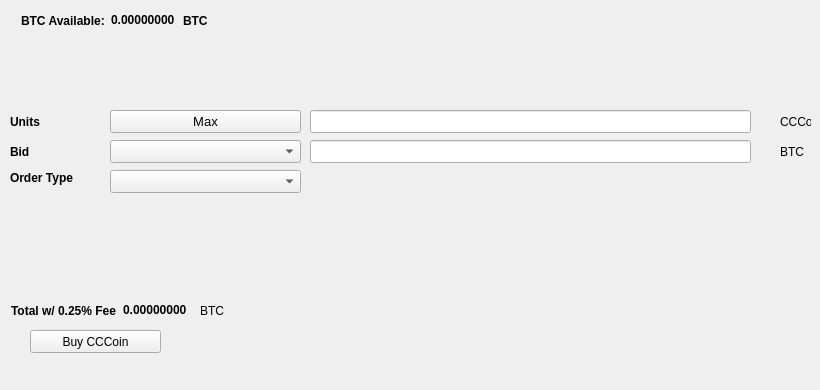
   <widget class="QWidget" name="BuyTab">
    <attribute name="title">
     <string>Buy</string>
    </attribute>
    <widget class="QPushButton" name="BuyCCCOIN">
     <property name="geometry">
      <rect>
       <x>30</x>
       <y>330</y>
       <width>131</width>
       <height>23</height>
      </rect>
     </property>
     <property name="text">
      <string>Buy CCCoin</string>
     </property>
     <property name="icon">
      <iconset resource="../cccoin.qrc">
       <normaloff>:/icons/bitcoin</normaloff>:/icons/bitcoin</iconset>
     </property>
    </widget>
    <widget class="QLabel" name="label_3">
     <property name="geometry">
      <rect>
       <x>10</x>
       <y>110</y>
       <width>46</width>
       <height>23</height>
      </rect>
     </property>
     <property name="font">
      <font>
       <weight>75</weight>
       <bold>true</bold>
      </font>
     </property>
     <property name="text">
      <string>Units</string>
     </property>
    </widget>
    <widget class="QLineEdit" name="UnitsInput">
     <property name="geometry">
      <rect>
       <x>310</x>
       <y>110</y>
       <width>441</width>
       <height>23</height>
      </rect>
     </property>
     <property name="font">
      <font>
       <pointsize>9</pointsize>
       <weight>75</weight>
       <bold>true</bold>
      </font>
     </property>
    </widget>
    <widget class="QLineEdit" name="BuyBidPriceEdit">
     <property name="geometry">
      <rect>
       <x>310</x>
       <y>140</y>
       <width>441</width>
       <height>23</height>
      </rect>
     </property>
     <property name="font">
      <font>
       <pointsize>9</pointsize>
       <weight>75</weight>
       <bold>true</bold>
      </font>
     </property>
    </widget>
    <widget class="QLabel" name="label_4">
     <property name="geometry">
      <rect>
       <x>780</x>
       <y>110</y>
       <width>31</width>
       <height>23</height>
      </rect>
     </property>
     <property name="text">
      <string>CCCoin</string>
     </property>
    </widget>
    <widget class="QLabel" name="label_5">
     <property name="geometry">
      <rect>
       <x>780</x>
       <y>140</y>
       <width>31</width>
       <height>23</height>
      </rect>
     </property>
     <property name="text">
      <string>BTC</string>
     </property>
    </widget>
    <widget class="QLabel" name="label_6">
     <property name="geometry">
      <rect>
       <x>10</x>
       <y>140</y>
       <width>46</width>
       <height>23</height>
      </rect>
     </property>
     <property name="font">
      <font>
       <weight>75</weight>
       <bold>true</bold>
      </font>
     </property>
     <property name="text">
      <string>Bid</string>
     </property>
    </widget>
    <widget class="QLabel" name="label_7">
     <property name="geometry">
      <rect>
       <x>10</x>
       <y>170</y>
       <width>91</width>
       <height>16</height>
      </rect>
     </property>
     <property name="font">
      <font>
       <weight>75</weight>
       <bold>true</bold>
      </font>
     </property>
     <property name="text">
      <string>Order Type</string>
     </property>
    </widget>
    <widget class="QPushButton" name="Buy_Max_Amount">
     <property name="geometry">
      <rect>
       <x>110</x>
       <y>110</y>
       <width>191</width>
       <height>23</height>
      </rect>
     </property>
     <property name="font">
      <font>
       <pointsize>10</pointsize>
      </font>
     </property>
     <property name="text">
      <string>Max</string>
     </property>
    </widget>
    <widget class="QComboBox" name="BuyBidcomboBox">
     <property name="geometry">
      <rect>
       <x>110</x>
       <y>140</y>
       <width>191</width>
       <height>23</height>
      </rect>
     </property>
     <property name="font">
      <font>
       <pointsize>10</pointsize>
      </font>
     </property>
    </widget>
    <widget class="QComboBox" name="buyOrdertypeCombo">
     <property name="geometry">
      <rect>
       <x>110</x>
       <y>170</y>
       <width>191</width>
       <height>23</height>
      </rect>
     </property>
     <property name="font">
      <font>
       <pointsize>10</pointsize>
      </font>
     </property>
    </widget>
    <widget class="QWidget" name="layoutWidget1">
     <property name="geometry">
      <rect>
       <x>21</x>
       <y>11</y>
       <width>227</width>
       <height>19</height>
      </rect>
     </property>
     <layout class="QHBoxLayout" name="horizontalLayout_3">
      <item>
       <widget class="QLabel" name="label232">
        <property name="font">
         <font>
          <weight>75</weight>
          <bold>true</bold>
         </font>
        </property>
        <property name="text">
         <string>BTC Available:</string>
        </property>
       </widget>
      </item>
      <item>
       <widget class="QLabel" name="BtcAvailableLbl">
        <property name="palette">
         <palette>
          <active>
           <colorrole role="WindowText">
            <brush brushstyle="SolidPattern">
             <color alpha="255">
              <red>0</red>
              <green>0</green>
              <blue>0</blue>
             </color>
            </brush>
           </colorrole>
           <colorrole role="Button">
            <brush brushstyle="SolidPattern">
             <color alpha="255">
              <red>0</red>
              <green>170</green>
              <blue>0</blue>
             </color>
            </brush>
           </colorrole>
           <colorrole role="Light">
            <brush brushstyle="SolidPattern">
             <color alpha="255">
              <red>0</red>
              <green>255</green>
              <blue>0</blue>
             </color>
            </brush>
           </colorrole>
           <colorrole role="Midlight">
            <brush brushstyle="SolidPattern">
             <color alpha="255">
              <red>0</red>
              <green>212</green>
              <blue>0</blue>
             </color>
            </brush>
           </colorrole>
           <colorrole role="Dark">
            <brush brushstyle="SolidPattern">
             <color alpha="255">
              <red>0</red>
              <green>85</green>
              <blue>0</blue>
             </color>
            </brush>
           </colorrole>
           <colorrole role="Mid">
            <brush brushstyle="SolidPattern">
             <color alpha="255">
              <red>0</red>
              <green>113</green>
              <blue>0</blue>
             </color>
            </brush>
           </colorrole>
           <colorrole role="Text">
            <brush brushstyle="SolidPattern">
             <color alpha="255">
              <red>0</red>
              <green>170</green>
              <blue>0</blue>
             </color>
            </brush>
           </colorrole>
           <colorrole role="BrightText">
            <brush brushstyle="SolidPattern">
             <color alpha="255">
              <red>255</red>
              <green>255</green>
              <blue>255</blue>
             </color>
            </brush>
           </colorrole>
           <colorrole role="ButtonText">
            <brush brushstyle="SolidPattern">
             <color alpha="255">
              <red>0</red>
              <green>0</green>
              <blue>0</blue>
             </color>
            </brush>
           </colorrole>
           <colorrole role="Base">
            <brush brushstyle="SolidPattern">
             <color alpha="255">
              <red>255</red>
              <green>255</green>
              <blue>255</blue>
             </color>
            </brush>
           </colorrole>
           <colorrole role="Window">
            <brush brushstyle="SolidPattern">
             <color alpha="255">
              <red>0</red>
              <green>170</green>
              <blue>0</blue>
             </color>
            </brush>
           </colorrole>
           <colorrole role="Shadow">
            <brush brushstyle="SolidPattern">
             <color alpha="255">
              <red>0</red>
              <green>0</green>
              <blue>0</blue>
             </color>
            </brush>
           </colorrole>
           <colorrole role="AlternateBase">
            <brush brushstyle="SolidPattern">
             <color alpha="255">
              <red>127</red>
              <green>212</green>
              <blue>127</blue>
             </color>
            </brush>
           </colorrole>
           <colorrole role="ToolTipBase">
            <brush brushstyle="SolidPattern">
             <color alpha="255">
              <red>255</red>
              <green>255</green>
              <blue>220</blue>
             </color>
            </brush>
           </colorrole>
           <colorrole role="ToolTipText">
            <brush brushstyle="SolidPattern">
             <color alpha="255">
              <red>0</red>
              <green>0</green>
              <blue>0</blue>
             </color>
            </brush>
           </colorrole>
          </active>
          <inactive>
           <colorrole role="WindowText">
            <brush brushstyle="SolidPattern">
             <color alpha="255">
              <red>0</red>
              <green>0</green>
              <blue>0</blue>
             </color>
            </brush>
           </colorrole>
           <colorrole role="Button">
            <brush brushstyle="SolidPattern">
             <color alpha="255">
              <red>0</red>
              <green>170</green>
              <blue>0</blue>
             </color>
            </brush>
           </colorrole>
           <colorrole role="Light">
            <brush brushstyle="SolidPattern">
             <color alpha="255">
              <red>0</red>
              <green>255</green>
              <blue>0</blue>
             </color>
            </brush>
           </colorrole>
           <colorrole role="Midlight">
            <brush brushstyle="SolidPattern">
             <color alpha="255">
              <red>0</red>
              <green>212</green>
              <blue>0</blue>
             </color>
            </brush>
           </colorrole>
           <colorrole role="Dark">
            <brush brushstyle="SolidPattern">
             <color alpha="255">
              <red>0</red>
              <green>85</green>
              <blue>0</blue>
             </color>
            </brush>
           </colorrole>
           <colorrole role="Mid">
            <brush brushstyle="SolidPattern">
             <color alpha="255">
              <red>0</red>
              <green>113</green>
              <blue>0</blue>
             </color>
            </brush>
           </colorrole>
           <colorrole role="Text">
            <brush brushstyle="SolidPattern">
             <color alpha="255">
              <red>0</red>
              <green>170</green>
              <blue>0</blue>
             </color>
            </brush>
           </colorrole>
           <colorrole role="BrightText">
            <brush brushstyle="SolidPattern">
             <color alpha="255">
              <red>255</red>
              <green>255</green>
              <blue>255</blue>
             </color>
            </brush>
           </colorrole>
           <colorrole role="ButtonText">
            <brush brushstyle="SolidPattern">
             <color alpha="255">
              <red>0</red>
              <green>0</green>
              <blue>0</blue>
             </color>
            </brush>
           </colorrole>
           <colorrole role="Base">
            <brush brushstyle="SolidPattern">
             <color alpha="255">
              <red>255</red>
              <green>255</green>
              <blue>255</blue>
             </color>
            </brush>
           </colorrole>
           <colorrole role="Window">
            <brush brushstyle="SolidPattern">
             <color alpha="255">
              <red>0</red>
              <green>170</green>
              <blue>0</blue>
             </color>
            </brush>
           </colorrole>
           <colorrole role="Shadow">
            <brush brushstyle="SolidPattern">
             <color alpha="255">
              <red>0</red>
              <green>0</green>
              <blue>0</blue>
             </color>
            </brush>
           </colorrole>
           <colorrole role="AlternateBase">
            <brush brushstyle="SolidPattern">
             <color alpha="255">
              <red>127</red>
              <green>212</green>
              <blue>127</blue>
             </color>
            </brush>
           </colorrole>
           <colorrole role="ToolTipBase">
            <brush brushstyle="SolidPattern">
             <color alpha="255">
              <red>255</red>
              <green>255</green>
              <blue>220</blue>
             </color>
            </brush>
           </colorrole>
           <colorrole role="ToolTipText">
            <brush brushstyle="SolidPattern">
             <color alpha="255">
              <red>0</red>
              <green>0</green>
              <blue>0</blue>
             </color>
            </brush>
           </colorrole>
          </inactive>
          <disabled>
           <colorrole role="WindowText">
            <brush brushstyle="SolidPattern">
             <color alpha="255">
              <red>0</red>
              <green>85</green>
              <blue>0</blue>
             </color>
            </brush>
           </colorrole>
           <colorrole role="Button">
            <brush brushstyle="SolidPattern">
             <color alpha="255">
              <red>0</red>
              <green>170</green>
              <blue>0</blue>
             </color>
            </brush>
           </colorrole>
           <colorrole role="Light">
            <brush brushstyle="SolidPattern">
             <color alpha="255">
              <red>0</red>
              <green>255</green>
              <blue>0</blue>
             </color>
            </brush>
           </colorrole>
           <colorrole role="Midlight">
            <brush brushstyle="SolidPattern">
             <color alpha="255">
              <red>0</red>
              <green>212</green>
              <blue>0</blue>
             </color>
            </brush>
           </colorrole>
           <colorrole role="Dark">
            <brush brushstyle="SolidPattern">
             <color alpha="255">
              <red>0</red>
              <green>85</green>
              <blue>0</blue>
             </color>
            </brush>
           </colorrole>
           <colorrole role="Mid">
            <brush brushstyle="SolidPattern">
             <color alpha="255">
              <red>0</red>
              <green>113</green>
              <blue>0</blue>
             </color>
            </brush>
           </colorrole>
           <colorrole role="Text">
            <brush brushstyle="SolidPattern">
             <color alpha="255">
              <red>0</red>
              <green>85</green>
              <blue>0</blue>
             </color>
            </brush>
           </colorrole>
           <colorrole role="BrightText">
            <brush brushstyle="SolidPattern">
             <color alpha="255">
              <red>255</red>
              <green>255</green>
              <blue>255</blue>
             </color>
            </brush>
           </colorrole>
           <colorrole role="ButtonText">
            <brush brushstyle="SolidPattern">
             <color alpha="255">
              <red>0</red>
              <green>85</green>
              <blue>0</blue>
             </color>
            </brush>
           </colorrole>
           <colorrole role="Base">
            <brush brushstyle="SolidPattern">
             <color alpha="255">
              <red>0</red>
              <green>170</green>
              <blue>0</blue>
             </color>
            </brush>
           </colorrole>
           <colorrole role="Window">
            <brush brushstyle="SolidPattern">
             <color alpha="255">
              <red>0</red>
              <green>170</green>
              <blue>0</blue>
             </color>
            </brush>
           </colorrole>
           <colorrole role="Shadow">
            <brush brushstyle="SolidPattern">
             <color alpha="255">
              <red>0</red>
              <green>0</green>
              <blue>0</blue>
             </color>
            </brush>
           </colorrole>
           <colorrole role="AlternateBase">
            <brush brushstyle="SolidPattern">
             <color alpha="255">
              <red>0</red>
              <green>170</green>
              <blue>0</blue>
             </color>
            </brush>
           </colorrole>
           <colorrole role="ToolTipBase">
            <brush brushstyle="SolidPattern">
             <color alpha="255">
              <red>255</red>
              <green>255</green>
              <blue>220</blue>
             </color>
            </brush>
           </colorrole>
           <colorrole role="ToolTipText">
            <brush brushstyle="SolidPattern">
             <color alpha="255">
              <red>0</red>
              <green>0</green>
              <blue>0</blue>
             </color>
            </brush>
           </colorrole>
          </disabled>
         </palette>
        </property>
        <property name="font">
         <font>
          <weight>75</weight>
          <bold>true</bold>
         </font>
        </property>
        <property name="text">
         <string>0.00000000</string>
        </property>
        <property name="textInteractionFlags">
         <set>Qt::LinksAccessibleByMouse|Qt::TextSelectableByKeyboard|Qt::TextSelectableByMouse</set>
        </property>
       </widget>
      </item>
      <item>
       <widget class="QLabel" name="BtcAvailableLbl_2">
        <property name="font">
         <font>
          <weight>75</weight>
          <bold>true</bold>
         </font>
        </property>
        <property name="text">
         <string>BTC</string>
        </property>
       </widget>
      </item>
     </layout>
    </widget>
    <widget class="QWidget" name="layoutWidge2">
     <property name="geometry">
      <rect>
       <x>11</x>
       <y>301</y>
       <width>259</width>
       <height>19</height>
      </rect>
     </property>
     <layout class="QHBoxLayout" name="horizontalLayout_4">
      <item>
       <widget class="QLabel" name="label_9">
        <property name="font">
         <font>
          <weight>75</weight>
          <bold>true</bold>
         </font>
        </property>
        <property name="text">
         <string>Total w/ 0.25% Fee</string>
        </property>
       </widget>
      </item>
      <item>
       <widget class="QLabel" name="BuyCostLabel">
        <property name="palette">
         <palette>
          <active>
           <colorrole role="WindowText">
            <brush brushstyle="SolidPattern">
             <color alpha="255">
              <red>0</red>
              <green>0</green>
              <blue>0</blue>
             </color>
            </brush>
           </colorrole>
           <colorrole role="Button">
            <brush brushstyle="SolidPattern">
             <color alpha="255">
              <red>0</red>
              <green>170</green>
              <blue>0</blue>
             </color>
            </brush>
           </colorrole>
           <colorrole role="Light">
            <brush brushstyle="SolidPattern">
             <color alpha="255">
              <red>0</red>
              <green>255</green>
              <blue>0</blue>
             </color>
            </brush>
           </colorrole>
           <colorrole role="Midlight">
            <brush brushstyle="SolidPattern">
             <color alpha="255">
              <red>0</red>
              <green>212</green>
              <blue>0</blue>
             </color>
            </brush>
           </colorrole>
           <colorrole role="Dark">
            <brush brushstyle="SolidPattern">
             <color alpha="255">
              <red>0</red>
              <green>85</green>
              <blue>0</blue>
             </color>
            </brush>
           </colorrole>
           <colorrole role="Mid">
            <brush brushstyle="SolidPattern">
             <color alpha="255">
              <red>0</red>
              <green>113</green>
              <blue>0</blue>
             </color>
            </brush>
           </colorrole>
           <colorrole role="Text">
            <brush brushstyle="SolidPattern">
             <color alpha="255">
              <red>0</red>
              <green>170</green>
              <blue>0</blue>
             </color>
            </brush>
           </colorrole>
           <colorrole role="BrightText">
            <brush brushstyle="SolidPattern">
             <color alpha="255">
              <red>255</red>
              <green>255</green>
              <blue>255</blue>
             </color>
            </brush>
           </colorrole>
           <colorrole role="ButtonText">
            <brush brushstyle="SolidPattern">
             <color alpha="255">
              <red>0</red>
              <green>0</green>
              <blue>0</blue>
             </color>
            </brush>
           </colorrole>
           <colorrole role="Base">
            <brush brushstyle="SolidPattern">
             <color alpha="255">
              <red>255</red>
              <green>255</green>
              <blue>255</blue>
             </color>
            </brush>
           </colorrole>
           <colorrole role="Window">
            <brush brushstyle="SolidPattern">
             <color alpha="255">
              <red>0</red>
              <green>170</green>
              <blue>0</blue>
             </color>
            </brush>
           </colorrole>
           <colorrole role="Shadow">
            <brush brushstyle="SolidPattern">
             <color alpha="255">
              <red>0</red>
              <green>0</green>
              <blue>0</blue>
             </color>
            </brush>
           </colorrole>
           <colorrole role="AlternateBase">
            <brush brushstyle="SolidPattern">
             <color alpha="255">
              <red>127</red>
              <green>212</green>
              <blue>127</blue>
             </color>
            </brush>
           </colorrole>
           <colorrole role="ToolTipBase">
            <brush brushstyle="SolidPattern">
             <color alpha="255">
              <red>255</red>
              <green>255</green>
              <blue>220</blue>
             </color>
            </brush>
           </colorrole>
           <colorrole role="ToolTipText">
            <brush brushstyle="SolidPattern">
             <color alpha="255">
              <red>0</red>
              <green>0</green>
              <blue>0</blue>
             </color>
            </brush>
           </colorrole>
          </active>
          <inactive>
           <colorrole role="WindowText">
            <brush brushstyle="SolidPattern">
             <color alpha="255">
              <red>0</red>
              <green>0</green>
              <blue>0</blue>
             </color>
            </brush>
           </colorrole>
           <colorrole role="Button">
            <brush brushstyle="SolidPattern">
             <color alpha="255">
              <red>0</red>
              <green>170</green>
              <blue>0</blue>
             </color>
            </brush>
           </colorrole>
           <colorrole role="Light">
            <brush brushstyle="SolidPattern">
             <color alpha="255">
              <red>0</red>
              <green>255</green>
              <blue>0</blue>
             </color>
            </brush>
           </colorrole>
           <colorrole role="Midlight">
            <brush brushstyle="SolidPattern">
             <color alpha="255">
              <red>0</red>
              <green>212</green>
              <blue>0</blue>
             </color>
            </brush>
           </colorrole>
           <colorrole role="Dark">
            <brush brushstyle="SolidPattern">
             <color alpha="255">
              <red>0</red>
              <green>85</green>
              <blue>0</blue>
             </color>
            </brush>
           </colorrole>
           <colorrole role="Mid">
            <brush brushstyle="SolidPattern">
             <color alpha="255">
              <red>0</red>
              <green>113</green>
              <blue>0</blue>
             </color>
            </brush>
           </colorrole>
           <colorrole role="Text">
            <brush brushstyle="SolidPattern">
             <color alpha="255">
              <red>0</red>
              <green>170</green>
              <blue>0</blue>
             </color>
            </brush>
           </colorrole>
           <colorrole role="BrightText">
            <brush brushstyle="SolidPattern">
             <color alpha="255">
              <red>255</red>
              <green>255</green>
              <blue>255</blue>
             </color>
            </brush>
           </colorrole>
           <colorrole role="ButtonText">
            <brush brushstyle="SolidPattern">
             <color alpha="255">
              <red>0</red>
              <green>0</green>
              <blue>0</blue>
             </color>
            </brush>
           </colorrole>
           <colorrole role="Base">
            <brush brushstyle="SolidPattern">
             <color alpha="255">
              <red>255</red>
              <green>255</green>
              <blue>255</blue>
             </color>
            </brush>
           </colorrole>
           <colorrole role="Window">
            <brush brushstyle="SolidPattern">
             <color alpha="255">
              <red>0</red>
              <green>170</green>
              <blue>0</blue>
             </color>
            </brush>
           </colorrole>
           <colorrole role="Shadow">
            <brush brushstyle="SolidPattern">
             <color alpha="255">
              <red>0</red>
              <green>0</green>
              <blue>0</blue>
             </color>
            </brush>
           </colorrole>
           <colorrole role="AlternateBase">
            <brush brushstyle="SolidPattern">
             <color alpha="255">
              <red>127</red>
              <green>212</green>
              <blue>127</blue>
             </color>
            </brush>
           </colorrole>
           <colorrole role="ToolTipBase">
            <brush brushstyle="SolidPattern">
             <color alpha="255">
              <red>255</red>
              <green>255</green>
              <blue>220</blue>
             </color>
            </brush>
           </colorrole>
           <colorrole role="ToolTipText">
            <brush brushstyle="SolidPattern">
             <color alpha="255">
              <red>0</red>
              <green>0</green>
              <blue>0</blue>
             </color>
            </brush>
           </colorrole>
          </inactive>
          <disabled>
           <colorrole role="WindowText">
            <brush brushstyle="SolidPattern">
             <color alpha="255">
              <red>0</red>
              <green>85</green>
              <blue>0</blue>
             </color>
            </brush>
           </colorrole>
           <colorrole role="Button">
            <brush brushstyle="SolidPattern">
             <color alpha="255">
              <red>0</red>
              <green>170</green>
              <blue>0</blue>
             </color>
            </brush>
           </colorrole>
           <colorrole role="Light">
            <brush brushstyle="SolidPattern">
             <color alpha="255">
              <red>0</red>
              <green>255</green>
              <blue>0</blue>
             </color>
            </brush>
           </colorrole>
           <colorrole role="Midlight">
            <brush brushstyle="SolidPattern">
             <color alpha="255">
              <red>0</red>
              <green>212</green>
              <blue>0</blue>
             </color>
            </brush>
           </colorrole>
           <colorrole role="Dark">
            <brush brushstyle="SolidPattern">
             <color alpha="255">
              <red>0</red>
              <green>85</green>
              <blue>0</blue>
             </color>
            </brush>
           </colorrole>
           <colorrole role="Mid">
            <brush brushstyle="SolidPattern">
             <color alpha="255">
              <red>0</red>
              <green>113</green>
              <blue>0</blue>
             </color>
            </brush>
           </colorrole>
           <colorrole role="Text">
            <brush brushstyle="SolidPattern">
             <color alpha="255">
              <red>0</red>
              <green>85</green>
              <blue>0</blue>
             </color>
            </brush>
           </colorrole>
           <colorrole role="BrightText">
            <brush brushstyle="SolidPattern">
             <color alpha="255">
              <red>255</red>
              <green>255</green>
              <blue>255</blue>
             </color>
            </brush>
           </colorrole>
           <colorrole role="ButtonText">
            <brush brushstyle="SolidPattern">
             <color alpha="255">
              <red>0</red>
              <green>85</green>
              <blue>0</blue>
             </color>
            </brush>
           </colorrole>
           <colorrole role="Base">
            <brush brushstyle="SolidPattern">
             <color alpha="255">
              <red>0</red>
              <green>170</green>
              <blue>0</blue>
             </color>
            </brush>
           </colorrole>
           <colorrole role="Window">
            <brush brushstyle="SolidPattern">
             <color alpha="255">
              <red>0</red>
              <green>170</green>
              <blue>0</blue>
             </color>
            </brush>
           </colorrole>
           <colorrole role="Shadow">
            <brush brushstyle="SolidPattern">
             <color alpha="255">
              <red>0</red>
              <green>0</green>
              <blue>0</blue>
             </color>
            </brush>
           </colorrole>
           <colorrole role="AlternateBase">
            <brush brushstyle="SolidPattern">
             <color alpha="255">
              <red>0</red>
              <green>170</green>
              <blue>0</blue>
             </color>
            </brush>
           </colorrole>
           <colorrole role="ToolTipBase">
            <brush brushstyle="SolidPattern">
             <color alpha="255">
              <red>255</red>
              <green>255</green>
              <blue>220</blue>
             </color>
            </brush>
           </colorrole>
           <colorrole role="ToolTipText">
            <brush brushstyle="SolidPattern">
             <color alpha="255">
              <red>0</red>
              <green>0</green>
              <blue>0</blue>
             </color>
            </brush>
           </colorrole>
          </disabled>
         </palette>
        </property>
        <property name="font">
         <font>
          <weight>75</weight>
          <bold>true</bold>
         </font>
        </property>
        <property name="autoFillBackground">
         <bool>false</bool>
        </property>
        <property name="text">
         <string>0.00000000</string>
        </property>
        <property name="textInteractionFlags">
         <set>Qt::LinksAccessibleByMouse|Qt::TextSelectableByMouse</set>
        </property>
       </widget>
      </item>
      <item>
       <widget class="QLabel" name="label_10">
        <property name="font">
         <font>
          <weight>50</weight>
          <bold>false</bold>
         </font>
        </property>
        <property name="text">
         <string>BTC</string>
        </property>
       </widget>
      </item>
     </layout>
    </widget>
    <widget class="QLabel" name="label_24">
     <property name="geometry">
      <rect>
       <x>460</x>
       <y>300</y>
       <width>281</width>
       <height>81</height>
      </rect>
     </property>
     <property name="text">
      <string/>
     </property>
     <property name="pixmap">
      <pixmap>:/images/bittrex</pixmap>
     </property>
    </widget>
   </widget>
